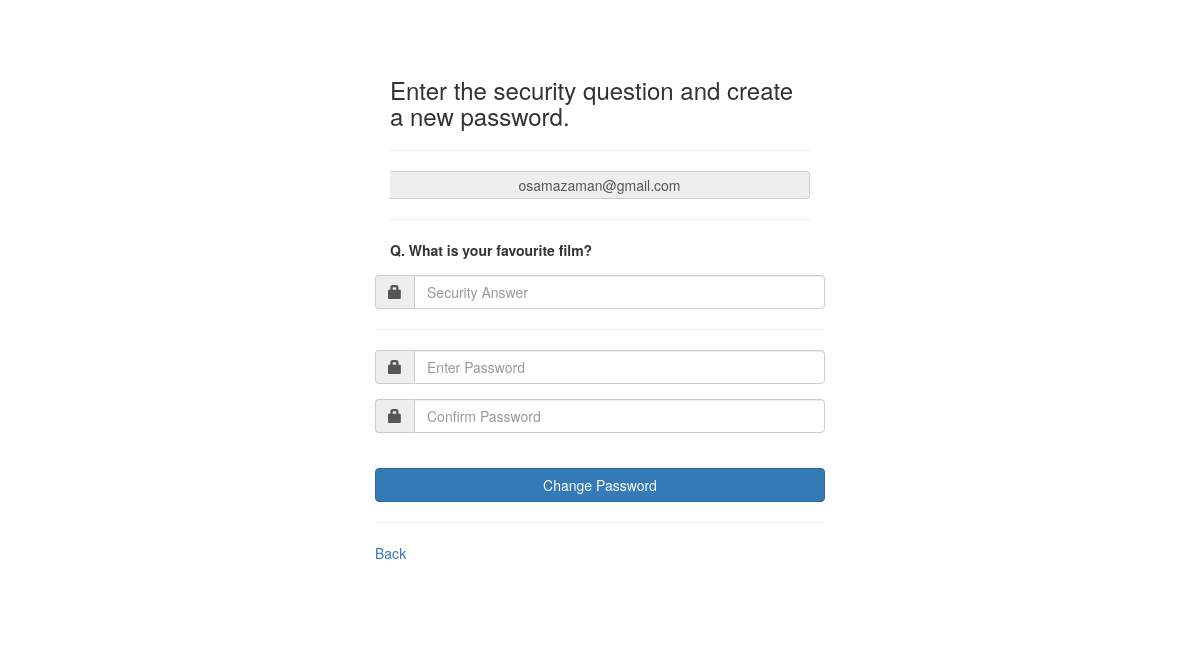
/change_password.php (signed in), run on the app's committed database.
### tables this page shows
CREATE TABLE IF NOT EXISTS `users` (
  `user_id` int(11) NOT NULL AUTO_INCREMENT,
  `email` varchar(60) NOT NULL,
  `password` varchar(15) NOT NULL,
  `security_question` varchar(45) NOT NULL,
  `security_answer` varchar(45) NOT NULL,
  PRIMARY KEY (`user_id`),
  UNIQUE KEY `email` (`email`),
  UNIQUE KEY `email_2` (`email`)
);

### change_password.php (the view, shortened to what this page needs)
<?php
    $email = $_SESSION['user_email_change_password'];
    $res=mysql_query("SELECT * FROM users WHERE email='$email'");
    $row=mysql_fetch_array($res);
    $email = $row['email'];
    $security_question = $row['security_question'];
?>
<!DOCTYPE html>
<html>
  <head>
    <link rel="stylesheet" href="assets/css/bootstrap.min.css" type="text/css"  />
    <link rel="stylesheet" href="style.css" type="text/css" />
  </head>
  <body>
    <div class="container">
      <div id="login-form">
        <form name="ChangePasswordForm" method="post" action="<?php echo htmlspecialchars($_SERVER['PHP_SELF']); ?>" onsubmit="return validatePass()" autocomplete="off">
          <div class="col-md-12">
            <div class="form-group">
              <h3 class="">Enter the security question and create a new password.
            </div>
            <div class="form-group">
              <hr />
            </div>
            <div>
              <div class="input-group">
                <span class="input-group-addon">
                  <?php echo $email; ?>
                </span>
              </div>
            </div>
            <div class="form-group">
              <hr />
            </div>
            <div class="form-group">
              <span style="font-weight: bold;">
                Q.
                <?php echo $security_question; ?>
              </span>
            </div>
          </div>
          <div class="form-group">
            <div class="input-group">
              <span class="input-group-addon">
                <span class="glyphicon glyphicon-lock">
                </span>
              </span>
              <input type="text" name="security_answer" class="form-control" placeholder="Security Answer" maxlength="45" value=""/>
            </div>
          </div>
          <div class="form-group">
            <hr />
          </div>
          <div class="form-group">
            <div class="input-group">
              <span class="input-group-addon">
                <span class="glyphicon glyphicon-lock">
                </span>
              </span>
              <input type="password" name="pass" class="form-control" placeholder="Enter Password" maxlength="15" />
            </div>
          </div>
          <div class="form-group">
            <div class="input-group">
              <span class="input-group-addon">
                <span class="glyphicon glyphicon-lock">
                </span>
              </span>
              <input type="password" name="pass_confirm" class="form-control" placeholder="Confirm Password" maxlength="100" />
            </div>
          </div>
          <br>
          <div class="form-group">
            <button type="submit" class="btn btn-block btn-primary" name="btn-change_password" value="Change_Password">Change Password
            </button>
          </div>
          <div class="form-group">
            <hr />
          </div>
          <div class="form-group">
            <a href="index.php">Back
            </a>
          </div>
          </div>
    </div>
  </body>
</html>

### style.css (style rules this page uses)
* { margin:0; padding:0; }
#login-form { margin:5% auto; max-width:450px; }

### data on the page
users: email "osamazaman@gmail.com", security_question "What is your favourite film?"
